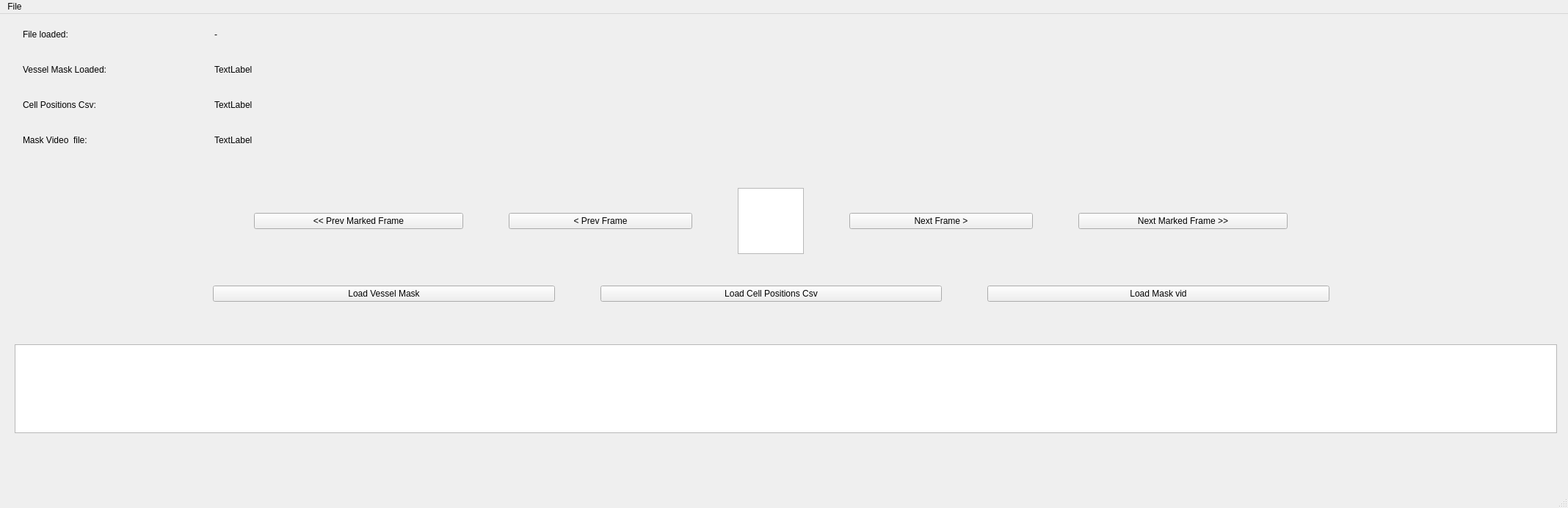
<?xml version="1.0" encoding="UTF-8"?>
<ui version="4.0">
 <class>MainWindow</class>
 <widget class="QMainWindow" name="MainWindow">
  <property name="geometry">
   <rect>
    <x>0</x>
    <y>0</y>
    <width>2136</width>
    <height>692</height>
   </rect>
  </property>
  <property name="windowTitle">
   <string>MainWindow</string>
  </property>
  <widget class="QWidget" name="centralwidget">
   <widget class="QWidget" name="layoutWidget">
    <property name="geometry">
     <rect>
      <x>290</x>
      <y>200</y>
      <width>1521</width>
      <height>231</height>
     </rect>
    </property>
    <layout class="QVBoxLayout" name="verticalLayout">
     <item>
      <layout class="QHBoxLayout" name="horizontalLayout_2">
       <item>
        <widget class="QPushButton" name="prev_marked_frame_btn">
         <property name="maximumSize">
          <size>
           <width>285</width>
           <height>16777215</height>
          </size>
         </property>
         <property name="text">
          <string>&lt;&lt; Prev Marked Frame</string>
         </property>
        </widget>
       </item>
       <item>
        <widget class="QPushButton" name="prev_frame_btn">
         <property name="maximumSize">
          <size>
           <width>250</width>
           <height>16777215</height>
          </size>
         </property>
         <property name="text">
          <string>&lt; Prev Frame</string>
         </property>
        </widget>
       </item>
       <item>
        <widget class="QTextEdit" name="cur_frame_txt">
         <property name="maximumSize">
          <size>
           <width>90</width>
           <height>90</height>
          </size>
         </property>
        </widget>
       </item>
       <item>
        <widget class="QPushButton" name="next_frame_btn">
         <property name="maximumSize">
          <size>
           <width>250</width>
           <height>16777215</height>
          </size>
         </property>
         <property name="text">
          <string>Next Frame &gt;</string>
         </property>
        </widget>
       </item>
       <item>
        <widget class="QPushButton" name="next_marked_frame_btn">
         <property name="maximumSize">
          <size>
           <width>285</width>
           <height>16777215</height>
          </size>
         </property>
         <property name="text">
          <string>Next Marked Frame &gt;&gt;</string>
         </property>
        </widget>
       </item>
      </layout>
     </item>
     <item>
      <layout class="QHBoxLayout" name="horizontalLayout">
       <property name="spacing">
        <number>62</number>
       </property>
       <item>
        <widget class="QPushButton" name="load_vessel_mask_btn">
         <property name="text">
          <string>Load Vessel Mask</string>
         </property>
        </widget>
       </item>
       <item>
        <widget class="QPushButton" name="load_cell_positions_csv_btn">
         <property name="text">
          <string>Load Cell Positions Csv</string>
         </property>
        </widget>
       </item>
       <item>
        <widget class="QPushButton" name="load_mask_video_btn">
         <property name="text">
          <string>Load Mask vid</string>
         </property>
        </widget>
       </item>
      </layout>
     </item>
    </layout>
   </widget>
   <widget class="QTextBrowser" name="debugDisplay">
    <property name="geometry">
     <rect>
      <x>20</x>
      <y>450</y>
      <width>2101</width>
      <height>121</height>
     </rect>
    </property>
   </widget>
   <widget class="QLabel" name="vessel_mask_loaded_lbl">
    <property name="geometry">
     <rect>
      <x>31</x>
      <y>59</y>
      <width>246</width>
      <height>33</height>
     </rect>
    </property>
    <property name="text">
     <string>Vessel Mask Loaded:</string>
    </property>
   </widget>
   <widget class="QLabel" name="file_loaded_target_lbl">
    <property name="geometry">
     <rect>
      <x>292</x>
      <y>11</y>
      <width>1821</width>
      <height>33</height>
     </rect>
    </property>
    <property name="text">
     <string>-</string>
    </property>
   </widget>
   <widget class="QLabel" name="vessel_mask_loaded_target_lbl">
    <property name="geometry">
     <rect>
      <x>292</x>
      <y>59</y>
      <width>1471</width>
      <height>33</height>
     </rect>
    </property>
    <property name="text">
     <string>TextLabel</string>
    </property>
   </widget>
   <widget class="QLabel" name="cell_positions_csv_target_lbl">
    <property name="geometry">
     <rect>
      <x>292</x>
      <y>107</y>
      <width>1751</width>
      <height>33</height>
     </rect>
    </property>
    <property name="text">
     <string>TextLabel</string>
    </property>
   </widget>
   <widget class="QLabel" name="mask_video_file_target_lbl">
    <property name="geometry">
     <rect>
      <x>292</x>
      <y>155</y>
      <width>1791</width>
      <height>33</height>
     </rect>
    </property>
    <property name="text">
     <string>TextLabel</string>
    </property>
   </widget>
   <widget class="QLabel" name="mask_video_file_lbl">
    <property name="geometry">
     <rect>
      <x>31</x>
      <y>155</y>
      <width>195</width>
      <height>33</height>
     </rect>
    </property>
    <property name="text">
     <string>Mask Video  file:</string>
    </property>
   </widget>
   <widget class="QLabel" name="file_loaded_lbl">
    <property name="geometry">
     <rect>
      <x>31</x>
      <y>11</y>
      <width>137</width>
      <height>33</height>
     </rect>
    </property>
    <property name="text">
     <string>File loaded:</string>
    </property>
   </widget>
   <widget class="QLabel" name="cell_positions_csv_lbl">
    <property name="geometry">
     <rect>
      <x>31</x>
      <y>107</y>
      <width>214</width>
      <height>33</height>
     </rect>
    </property>
    <property name="text">
     <string>Cell Positions Csv:</string>
    </property>
   </widget>
  </widget>
  <widget class="QMenuBar" name="menubar">
   <property name="geometry">
    <rect>
     <x>0</x>
     <y>0</y>
     <width>2136</width>
     <height>47</height>
    </rect>
   </property>
   <widget class="QMenu" name="menuFile">
    <property name="title">
     <string>File</string>
    </property>
    <addaction name="actionNew"/>
    <addaction name="actionSave"/>
    <addaction name="actionSave_As"/>
   </widget>
   <addaction name="menuFile"/>
  </widget>
  <widget class="QStatusBar" name="statusbar"/>
  <action name="actionNew">
   <property name="text">
    <string>New Video</string>
   </property>
   <property name="shortcut">
    <string>Ctrl+N</string>
   </property>
  </action>
  <action name="actionSave">
   <property name="text">
    <string>Save</string>
   </property>
   <property name="statusTip">
    <string>Save current selected cell positions.</string>
   </property>
   <property name="shortcut">
    <string>Ctrl+S</string>
   </property>
  </action>
  <action name="actionSave_As">
   <property name="text">
    <string>Save As</string>
   </property>
   <property name="statusTip">
    <string>Save file to a new location</string>
   </property>
  </action>
 </widget>
 <resources/>
 <connections>
  <connection>
   <sender>load_vessel_mask_btn</sender>
   <signal>clicked()</signal>
   <receiver>MainWindow</receiver>
   <slot>loadVesselMaskSlot()</slot>
   <hints>
    <hint type="sourcelabel">
     <x>296</x>
     <y>348</y>
    </hint>
    <hint type="destinationlabel">
     <x>319</x>
     <y>487</y>
    </hint>
   </hints>
  </connection>
  <connection>
   <sender>load_cell_positions_csv_btn</sender>
   <signal>clicked()</signal>
   <receiver>MainWindow</receiver>
   <slot>loadVesselMaskSlot()</slot>
   <hints>
    <hint type="sourcelabel">
     <x>706</x>
     <y>367</y>
    </hint>
    <hint type="destinationlabel">
     <x>739</x>
     <y>488</y>
    </hint>
   </hints>
  </connection>
  <connection>
   <sender>load_mask_video_btn</sender>
   <signal>clicked()</signal>
   <receiver>MainWindow</receiver>
   <slot>LoadMaskVidSlot()</slot>
   <hints>
    <hint type="sourcelabel">
     <x>1137</x>
     <y>376</y>
    </hint>
    <hint type="destinationlabel">
     <x>1215</x>
     <y>477</y>
    </hint>
   </hints>
  </connection>
  <connection>
   <sender>next_frame_btn</sender>
   <signal>clicked()</signal>
   <receiver>MainWindow</receiver>
   <slot>goToNextFrameSlot()</slot>
   <hints>
    <hint type="sourcelabel">
     <x>940</x>
     <y>224</y>
    </hint>
    <hint type="destinationlabel">
     <x>1066</x>
     <y>94</y>
    </hint>
   </hints>
  </connection>
  <connection>
   <sender>prev_frame_btn</sender>
   <signal>clicked()</signal>
   <receiver>MainWindow</receiver>
   <slot>goToPrevFrameSlot()</slot>
   <hints>
    <hint type="sourcelabel">
     <x>780</x>
     <y>235</y>
    </hint>
    <hint type="destinationlabel">
     <x>615</x>
     <y>89</y>
    </hint>
   </hints>
  </connection>
 </connections>
 <slots>
  <slot>loadVesselMaskSlot()</slot>
  <slot>loadCellPositionsSlot()</slot>
  <slot>LoadMaskVidSlot()</slot>
  <slot>goToNextFrameSlot()</slot>
  <slot>goToPrevFrameSlot()</slot>
 </slots>
</ui>
